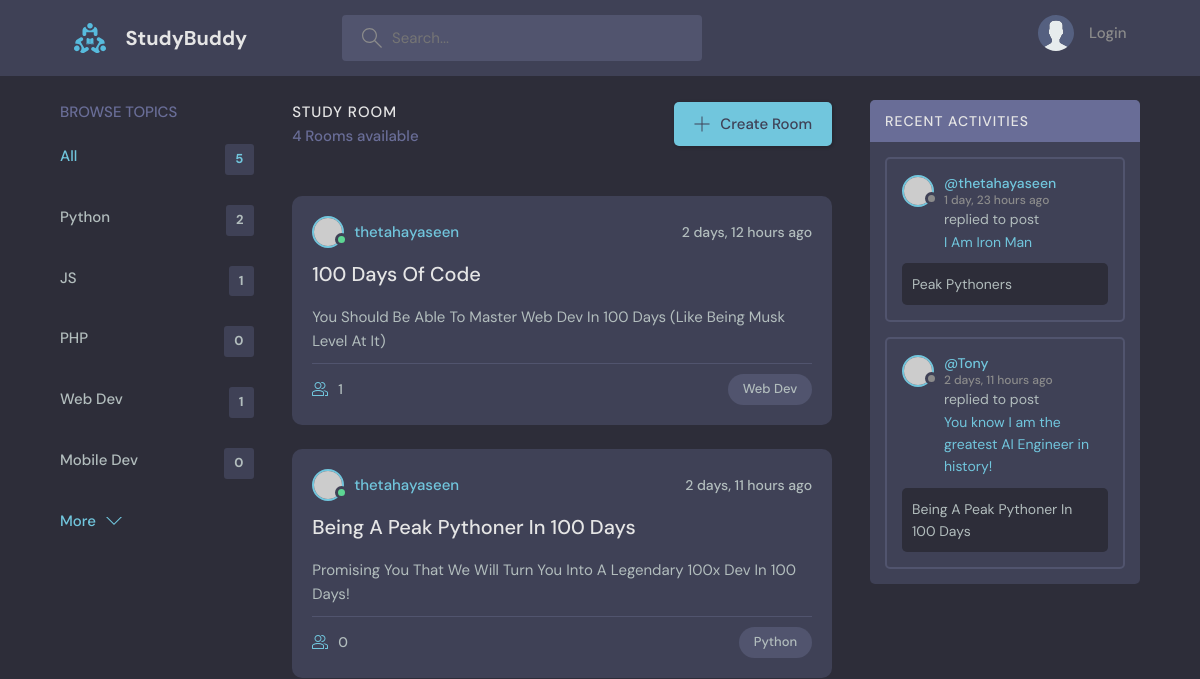
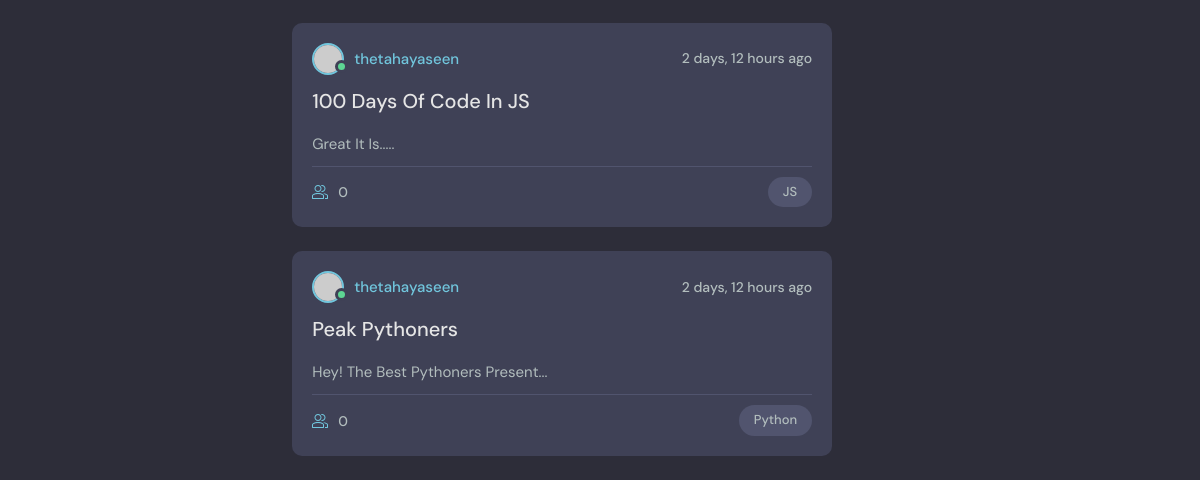
Before: / with the older database file (2 pictures, top to bottom).
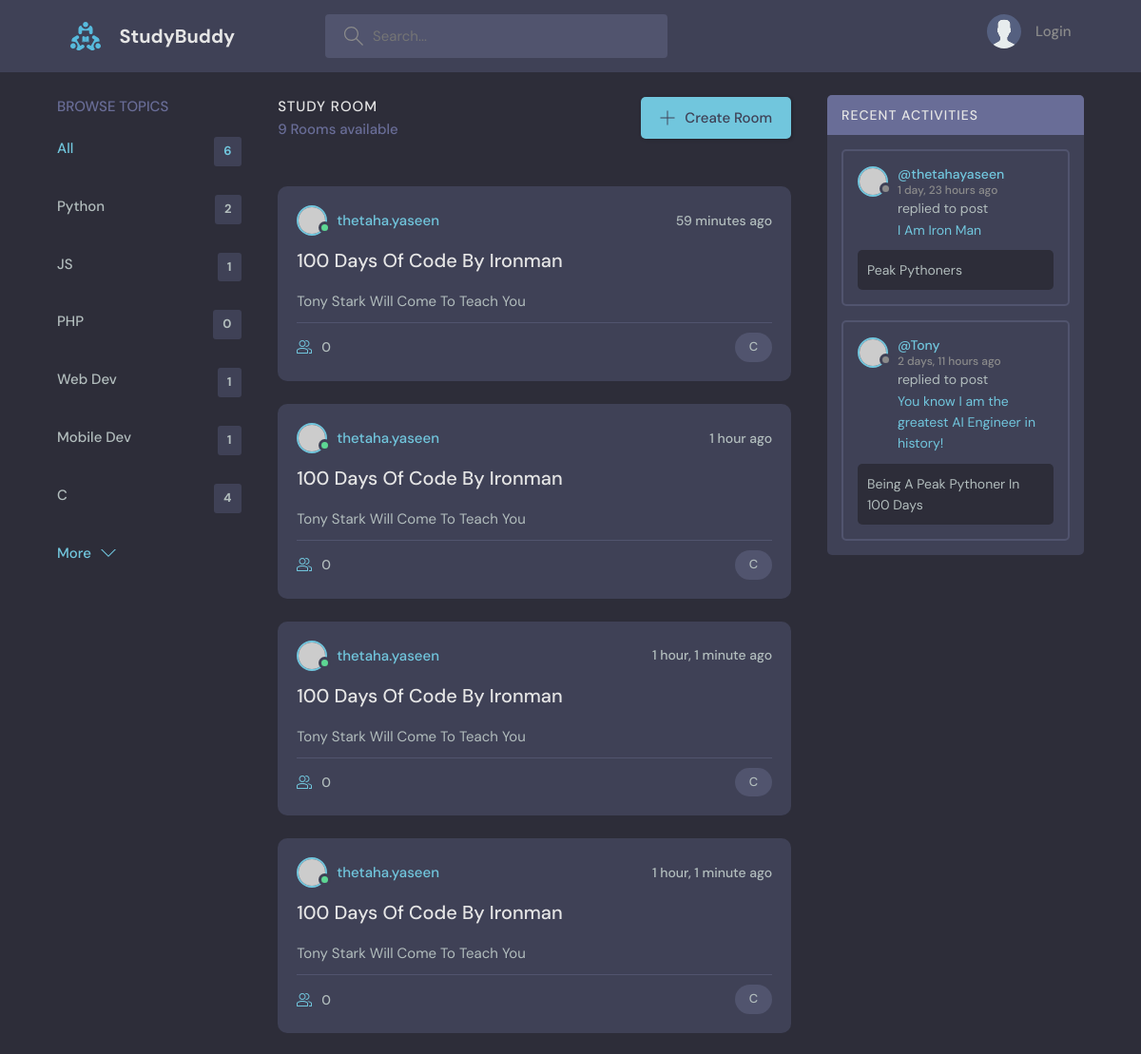
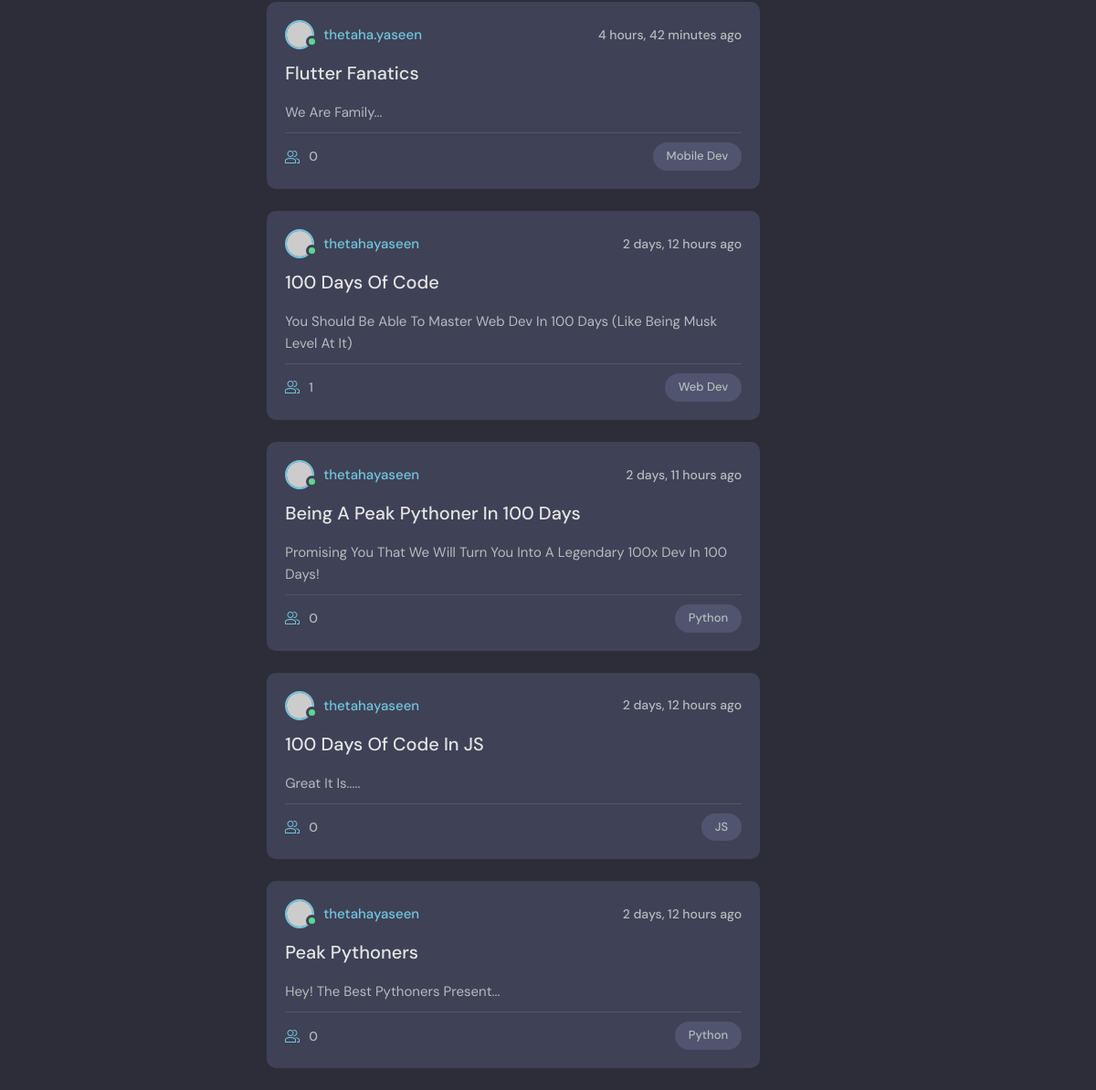
After: the same page with the newer database file (2 pictures, top to bottom).
### base/models.py (models this page shows)
class Topic(models.Model):
    name = models.CharField(max_length=200)
    def __str__(self):
        return str(self.name)

class Room(models.Model):
    host = models.ForeignKey(User, on_delete=models.SET_NULL, null = True)
    topic = models.ForeignKey(Topic, on_delete=models.SET_NULL, null = True)
    name = models.CharField(max_length=200)
    description = models.TextField(null=True, blank=True)
    participants = models.ManyToManyField(User, related_name="participants", blank=True)
    updated = models.DateTimeField(auto_now=True)
    created = models.DateTimeField(auto_now_add=True)
    def __str__(self):
        return str(self.name)
    class Meta:
        ordering = ["-updated", "-created"]

class Message(models.Model):
    user = models.ForeignKey(User, on_delete=models.CASCADE)
    room = models.ForeignKey(Room, on_delete=models.CASCADE)
    body = models.TextField()
    updated = models.DateTimeField(auto_now=True)
    created = models.DateTimeField(auto_now_add=True)
    class Meta:
        ordering = ["-updated", "-created"]
    def __str__(self):
        return str(self.body)[0:50]

### base/views.py (the view)
# urls.py: 2. Add a URL to urlpatterns:  path('', views.home, name='home')
def home(request):
    search = request.GET.get("search") if request.GET.get("search") else ""
    rooms = Room.objects.filter(
        Q(topic__name__icontains=search) |
        Q(name__icontains=search) |
        Q(description__icontains=search)
    )
    activity_feed = Message.objects.filter(
            Q(room__name__icontains=search)
    )
    rooms_count = rooms.count()
    topics = Topic.objects.all()
    context = {"rooms" : rooms, "topics": topics, "rooms_count": rooms_count, "activity_feed": activity_feed}
    return render(request,  "base/home.html", context)

### base/templates/base/home.html (shortened to what this page needs)
{% extends "mainlayout.html" %}
{% block content %}
    <main class="layout layout--3">
      <div class="container">
        {% include "base/topic_component.html" %}
        <div class="roomList">
          <div class="roomList__header">
            <div>
              <h2>Study Room</h2>
              <p>{{rooms_count}} Rooms available</p>
            </div>
            <a class="btn btn--main" href="{% url 'create-room' %}">
              <svg version="1.1" xmlns="http://www.w3.org/2000/svg" width="32" height="32" viewBox="0 0 32 32">
                <title>add</title>
                <path
                  d="M16.943 0.943h-1.885v14.115h-14.115v1.885h14.115v14.115h1.885v-14.115h14.115v-1.885h-14.115v-14.115z"
                ></path>
              </svg>
              Create Room
            </a>
          </div>
          {% include "base/rooms_component.html" %}
        </div>
        {% include "base/activity_component.html" %}
      </div>
    </main>
    {% endblock content %}

### base/templates/base/topic_component.html
<div class="topics">
    <div class="topics__header">
      <h2>Browse Topics</h2>
    </div>
    <ul class="topics__list">
    <li>
        <a href="{% url 'home' %}" class="active">All <span>{{topics.count}}</span></a>
    </li>
    {% for topic in topics %}
        <li>
            <a href="{% url 'home' %}?search={{topic.name}}" class=""> {{topic.name}} <span>{{topic.room_set.all.count}}</span></a>
        </li>
    {% endfor %}
    </ul>
    <a class="btn btn--link" href="topics.html">
      More
      <svg version="1.1" xmlns="http://www.w3.org/2000/svg" width="32" height="32" viewBox="0 0 32 32">
        <title>chevron-down</title>
        <path d="M16 21l-13-13h-3l16 16 16-16h-3l-13 13z"></path>
      </svg>
    </a>
  </div>

### base/templates/base/rooms_component.html (shortened to what this page needs)
<div class="grid grid-cols-1 md:grid-cols-2 lg:grid-cols-3 gap-4">
    <div class="bg-white border p-4 rounded-md shadow">
    </div>
</div>
{% for room in rooms %}
<div class="roomListRoom">
    <div class="roomListRoom__header">
      <a href="{% url 'user-profile' room.host.id %}" class="roomListRoom__author">
        <div class="avatar avatar--small active">
          <img src="https://randomuser.me/api/portraits/men/11.jpg" />
        </div>
        <span>{{room.host}}</span>
      </a>
      <div class="roomListRoom__actions">
        <span>{{room.created|timesince}} ago</span>
      </div>
    </div>
    <div class="roomListRoom__content">
      <a href="{% url 'room' room.id %}">{{room.name}}</a>
      <p>
        {{room.description}}
    </p>
    </div>
    <div class="roomListRoom__meta">
      <a class="roomListRoom__joined">
        {{room.participants.all.count}}
      </a>
      <p class="roomListRoom__topic">{{room.topic}}</p>
    </div>
  </div>
{% endfor %}

### base/templates/base/activity_component.html (shortened to what this page needs)
<div class="activities">
    <div class="activities__header">
      <h2>Recent Activities</h2>
    </div>
    {% for activity in activity_feed %}
    <div class="activities__box">
      <div class="activities__boxHeader roomListRoom__header">
        <a href="{% url 'user-profile' activity.user.id %}" class="roomListRoom__author">
          <div class="avatar avatar--small">
            <img src="https://randomuser.me/api/portraits/women/11.jpg" />
          </div>
          <p>
            @{{activity.user}}
            <span>{{activity.created|timesince}} ago</span>
          </p>
        </a>
      </div>
      <div class="activities__boxContent">
        <p>replied to post <a href="room.html">{{activity}}</a></p>
        <div class="activities__boxRoomContent">
            {{activity.room}}
        </div>
      </div>
    </div>
    {% endfor %}
</div>

Changed rows visible on the page:
computed for Topic "Mobile Dev": room_set.all.count "0" → "1"
added Topic: name "C", room_set.all.count "4"
added Room: host "thetaha.yaseen", created "59 minutes", name "100 Days Of Code By Ironman", description "Tony Stark Will Come To Teach You", participants.all.count "0", topic "C"
added Room: host "thetaha.yaseen", created "1 hour", name "100 Days Of Code By Ironman", description "Tony Stark Will Come To Teach You", participants.all.count "0", topic "C"
added Room: host "thetaha.yaseen", created "1 hour, 1 minute", name "100 Days Of Code By Ironman", description "Tony Stark Will Come To Teach You", participants.all.count "0", topic "C"
added Room: host "thetaha.yaseen", created "1 hour, 1 minute", name "100 Days Of Code By Ironman", description "Tony Stark Will Come To Teach You", participants.all.count "0", topic "C"
added Room: host "thetaha.yaseen", created "4 hours, 42 minutes", name "Flutter Fanatics", description "We Are Family...", participants.all.count "0", topic "Mobile Dev"
Other visible differences:
{{ topics.count }}: "5" → "6"
{{ rooms_count }}: "4" → "9"
